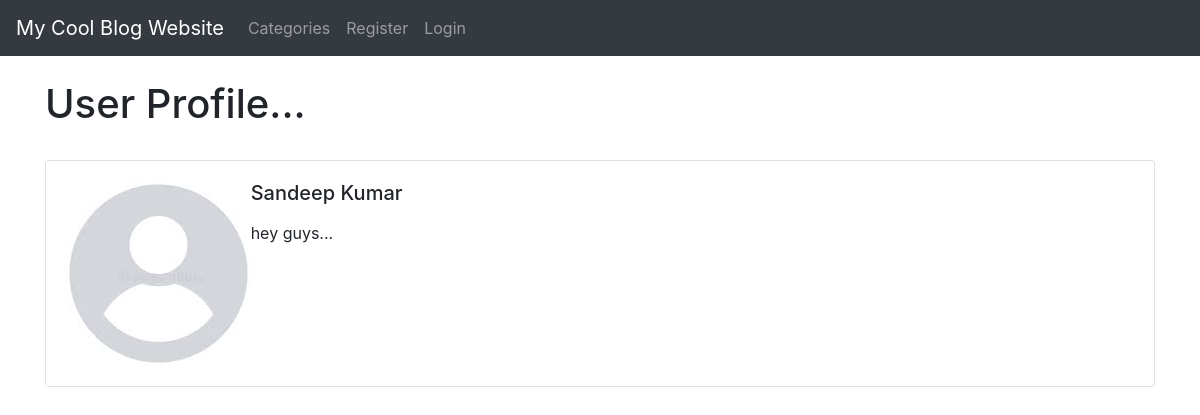
The app's page /members/5/profile with its own data.
### myblog/models.py (models this page shows, shortened)
class Profile(models.Model):
	user = models.OneToOneField(User,null=True,on_delete=models.CASCADE)
	bio = models.TextField(null=True,blank=True)
	profile_pic = models.ImageField(null=True,blank=True,upload_to="images/profile/")
	website_url = models.CharField(max_length=255,null=True,blank=True)
	facebook_url = models.CharField(max_length=255,null=True,blank=True)
	twitter_url= models.CharField(max_length=255,null=True,blank=True)
	instagram_url = models.CharField(max_length=255,null=True,blank=True)
	pinterest_url = models.CharField(max_length=255,null=True,blank=True)

### members/views.py (the view)
# urls.py: path('<int:pk>/profile',ShowProfilePageView.as_view(),name='show_profile_page'),
class ShowProfilePageView(DetailView):
	model = Profile
	template_name = 'registration/user_profile.html'
	def get_context_data(self,*args,**kwargs):
		context = super(ShowProfilePageView,self).get_context_data(*args,**kwargs)
		page_user = get_object_or_404(Profile,id=self.kwargs['pk'])
		context["page_user"] = page_user
		return context

### members/templates/registration/user_profile.html (shortened to what this page needs)
{% extends 'base.html' %}
{%  load static %}
{% block content %}
<h1>User Profile...</h1>
<br/>
<div class="card mb-3">
  <div class="row no-gutters">
    <div class="col-md-2">
      {% if page_user.profile_pic %}
      	<img src="{{ page_user.profile_pic.url }}" width=150 height=200>
      {% else %}
      	<img src="{% static 'myblog/images/default_profile_pic.jpg' %}">
      {% endif %}
    </div>
    <div class="col-md-10">
      <div class="card-body">
        <h5 class="card-title">{{ page_user.user.first_name }} {{ page_user.user.last_name }} </h5>
        <p class="card-text">{{ page_user.bio }}</p>
       </div>
    </div>
  </div>
</div>
{% endblock %}

### records on screen
Profile: user.first_name "Sandeep", user.last_name "Kumar", bio "hey guys..."
